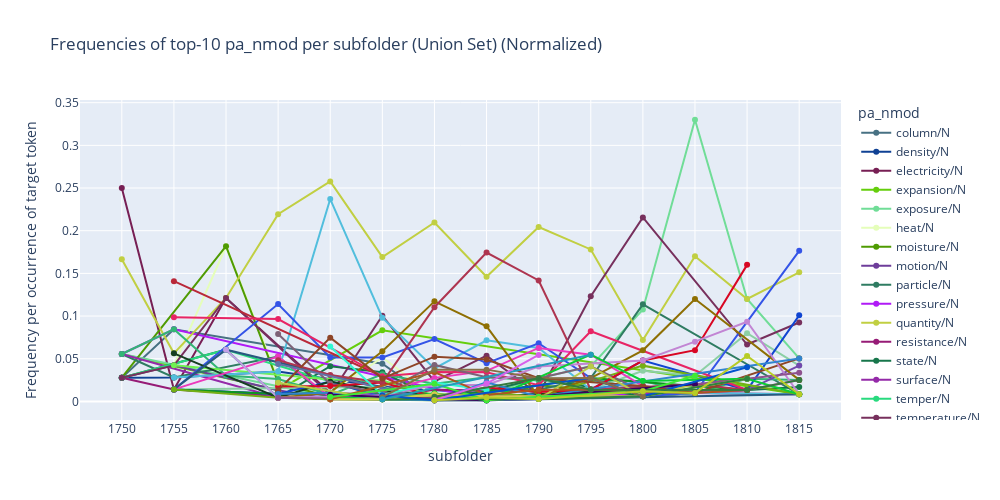

The notebook cell saved with this chart:
### Code cell
# Bar chart (absolute freq)
plot_freq_top_union_sfillers_by_period(slot_df_path, 
                              slot_type=slot_type,
                              top_n=10,
                              normalized=True, # Normalised or Raw count
                              time_col='subfolder',
                              )

### Figure 1 — Plotly figure (JSON) as saved in the notebook; plotly's stock layout.template omitted (floating-point values rounded to 4 significant figures)
{"data": [{"hovertemplate": "pa_nmod=column/N<br>subfolder=%{x}<br>Frequency per occurrence of target token=%{y}<extra></extra>", "legendgroup": "column/N", "line": {"color": "#477183", "dash": "solid"}, "marker": {"symbol": "circle"}, "mode": "lines+markers", "name": "column/N", "orientation": "v", "showlegend": true, "type": "scatter", "x": [1750, 1755, 1775, 1780, 1785, 1790], "xaxis": "x", "y": [0.02778, 0.08451, 0.04412, 0.001379, 0.00149, 0.0109], "yaxis": "y"}, {"hovertemplate": "pa_nmod=density/N<br>subfolder=%{x}<br>Frequency per occurrence of target token=%{y}<extra></extra>", "legendgroup": "density/N", "line": {"color": "#0f4194", "dash": "solid"}, "marker": {"symbol": "circle"}, "mode": "lines+markers", "name": "density/N", "orientation": "v", "showlegend": true, "type": "scatter", "x": [1750, 1755, 1765, 1775, 1790, 1795, 1800], "xaxis": "x", "y": [0.02778, 0.02817, 0.03509, 0.01716, 0.00545, 0.0137, 0.005988], "yaxis": "y"}, {"hovertemplate": "pa_nmod=electricity/N<br>subfolder=%{x}<br>Frequency per occurrence of target token=%{y}<extra></extra>", "legendgroup": "electricity/N", "line": {"color": "#771f54", "dash": "solid"}, "marker": {"symbol": "circle"}, "mode": "lines+markers", "name": "electricity/N", "orientation": "v", "showlegend": true, "type": "scatter", "x": [1750, 1755, 1760, 1770, 1785], "xaxis": "x", "y": [0.25, 0.01408, 0.1212, 0.01031, 0.00149], "yaxis": "y"}, {"hovertemplate": "pa_nmod=expansion/N<br>subfolder=%{x}<br>Frequency per occurrence of target token=%{y}<extra></extra>", "legendgroup": "expansion/N", "line": {"color": "#65ce0c", "dash": "solid"}, "marker": {"symbol": "circle"}, "mode": "lines+markers", "name": "expansion/N", "orientation": "v", "showlegend": true, "type": "scatter", "x": [1750, 1765, 1775, 1815], "xaxis": "x", "y": [0.05556, 0.01316, 0.08333, 0.008403], "yaxis": "y"}, {"hovertemplate": "pa_nmod=exposure/N<br>subfolder=%{x}<br>Frequency per occurrence of target token=%{y}<extra></extra>", "legendgroup": "exposure/N", "line": {"color": "#70dd97", "dash": "solid"}, "marker": {"symbol": "circle"}, "mode": "lines+markers", "name": "exposure/N", "orientation": "v", "showlegend": true, "type": "scatter", "x": [1750, 1770, 1775, 1780, 1785, 1790, 1795, 1800, 1805, 1810, 1815], "xaxis": "x", "y": [0.05556, 0.005155, 0.002451, 0.002759, 0.008942, 0.02725, 0.0411, 0.1078, 0.33, 0.12, 0.05042], "yaxis": "y"}, {"hovertemplate": "pa_nmod=heat/N<br>subfolder=%{x}<br>Frequency per occurrence of target token=%{y}<extra></extra>", "legendgroup": "heat/N", "line": {"color": "#e5feba", "dash": "solid"}, "marker": {"symbol": "circle"}, "mode": "lines+markers", "name": "heat/N", "orientation": "v", "showlegend": true, "type": "scatter", "x": [1750, 1755, 1760, 1765, 1770, 1775, 1780, 1785, 1790, 1815], "xaxis": "x", "y": [0.02778, 0.04225, 0.1818, 0.02632, 0.01031, 0.05147, 0.005517, 0.004471, 0.002725, 0.01681], "yaxis": "y"}, {"hovertemplate": "pa_nmod=moisture/N<br>subfolder=%{x}<br>Frequency per occurrence of target token=%{y}<extra></extra>", "legendgroup": "moisture/N", "line": {"color": "#4f9b02", "dash": "solid"}, "marker": {"symbol": "circle"}, "mode": "lines+markers", "name": "moisture/N", "orientation": "v", "showlegend": true, "type": "scatter", "x": [1750, 1760, 1765, 1770, 1775, 1780, 1785, 1790, 1795], "xaxis": "x", "y": [0.02778, 0.1818, 0.02193, 0.005155, 0.004902, 0.001379, 0.002981, 0.01907, 0.0137], "yaxis": "y"}, {"hovertemplate": "pa_nmod=motion/N<br>subfolder=%{x}<br>Frequency per occurrence of target token=%{y}<extra></extra>", "legendgroup": "motion/N", "line": {"color": "#6e3d9a", "dash": "solid"}, "marker": {"symbol": "circle"}, "mode": "lines+markers", "name": "motion/N", "orientation": "v", "showlegend": true, "type": "scatter", "x": [1750, 1755, 1765, 1770, 1780, 1785, 1790, 1795, 1800], "xaxis": "x", "y": [0.02778, 0.04225, 0.01316, 0.002577, 0.002759, 0.00149, 0.002725, 0.0137, 0.01796], "yaxis": "y"}, {"hovertemplate": "pa_nmod=particle/N<br>subfolder=%{x}<br>Frequency per occurrence of target token=%{y}<extra></extra>", "legendgroup": "particle/N", "line": {"color": "#2f7c62", "dash": "solid"}, "marker": {"symbol": "circle"}, "mode": "lines+markers", "name": "particle/N", "orientation": "v", "showlegend": true, "type": "scatter", "x": [1750, 1755, 1765, 1770, 1775, 1780, 1785, 1790, 1795, 1800, 1815], "xaxis": "x", "y": [0.05556, 0.02817, 0.05263, 0.002577, 0.009804, 0.005517, 0.01192, 0.01362, 0.0274, 0.1138, 0.008403], "yaxis": "y"}, {"hovertemplate": "pa_nmod=pressure/N<br>subfolder=%{x}<br>Frequency per occurrence of target token=%{y}<extra></extra>", "legendgroup": "pressure/N", "line": {"color": "#b01af6", "dash": "solid"}, "marker": {"symbol": "circle"}, "mode": "lines+markers", "name": "pressure/N", "orientation": "v", "showlegend": true, "type": "scatter", "x": [1750, 1755, 1785, 1810], "xaxis": "x", "y": [0.05556, 0.08451, 0.00149, 0.01333], "yaxis": "y"}, {"hovertemplate": "pa_nmod=quantity/N<br>subfolder=%{x}<br>Frequency per occurrence of target token=%{y}<extra></extra>", "legendgroup": "quantity/N", "line": {"color": "#c1cf42", "dash": "solid"}, "marker": {"symbol": "circle"}, "mode": "lines+markers", "name": "quantity/N", "orientation": "v", "showlegend": true, "type": "scatter", "x": [1750, 1755, 1760, 1765, 1770, 1775, 1780, 1785, 1790, 1795, 1800, 1805, 1810, 1815], "xaxis": "x", "y": [0.1667, 0.05634, 0.1212, 0.2193, 0.2577, 0.1691, 0.2097, 0.1461, 0.2044, 0.1781, 0.07186, 0.17, 0.12, 0.1513], "yaxis": "y"}, {"hovertemplate": "pa_nmod=resistance/N<br>subfolder=%{x}<br>Frequency per occurrence of target token=%{y}<extra></extra>", "legendgroup": "resistance/N", "line": {"color": "#961b76", "dash": "solid"}, "marker": {"symbol": "circle"}, "mode": "lines+markers", "name": "resistance/N", "orientation": "v", "showlegend": true, "type": "scatter", "x": [1750, 1755, 1770, 1775, 1780, 1815], "xaxis": "x", "y": [0.02778, 0.01408, 0.002577, 0.004902, 0.01379, 0.008403], "yaxis": "y"}, {"hovertemplate": "pa_nmod=state/N<br>subfolder=%{x}<br>Frequency per occurrence of target token=%{y}<extra></extra>", "legendgroup": "state/N", "line": {"color": "#17764b", "dash": "solid"}, "marker": {"symbol": "circle"}, "mode": "lines+markers", "name": "state/N", "orientation": "v", "showlegend": true, "type": "scatter", "x": [1750, 1760, 1765, 1770, 1775, 1780, 1785, 1790, 1800, 1810, 1815], "xaxis": "x", "y": [0.02778, 0.06061, 0.004386, 0.04124, 0.03431, 0.004138, 0.01192, 0.02725, 0.005988, 0.01333, 0.01681], "yaxis": "y"}, {"hovertemplate": "pa_nmod=surface/N<br>subfolder=%{x}<br>Frequency per occurrence of target token=%{y}<extra></extra>", "legendgroup": "surface/N", "line": {"color": "#942aa8", "dash": "solid"}, "marker": {"symbol": "circle"}, "mode": "lines+markers", "name": "surface/N", "orientation": "v", "showlegend": true, "type": "scatter", "x": [1750, 1765, 1770, 1785], "xaxis": "x", "y": [0.05556, 0.004386, 0.005155, 0.004471], "yaxis": "y"}, {"hovertemplate": "pa_nmod=temper/N<br>subfolder=%{x}<br>Frequency per occurrence of target token=%{y}<extra></extra>", "legendgroup": "temper/N", "line": {"color": "#28da7e", "dash": "solid"}, "marker": {"symbol": "circle"}, "mode": "lines+markers", "name": "temper/N", "orientation": "v", "showlegend": true, "type": "scatter", "x": [1750, 1760, 1775, 1780], "xaxis": "x", "y": [0.02778, 0.06061, 0.004902, 0.006897], "yaxis": "y"}, {"hovertemplate": "pa_nmod=temperature/N<br>subfolder=%{x}<br>Frequency per occurrence of target token=%{y}<extra></extra>", "legendgroup": "temperature/N", "line": {"color": "#77305d", "dash": "solid"}, "marker": {"symbol": "circle"}, "mode": "lines+markers", "name": "temperature/N", "orientation": "v", "showlegend": true, "type": "scatter", "x": [1750, 1755, 1760, 1770, 1775, 1780, 1785, 1790, 1795, 1800, 1810, 1815], "xaxis": "x", "y": [0.02778, 0.04225, 0.1212, 0.007732, 0.1005, 0.02345, 0.05365, 0.008174, 0.1233, 0.2156, 0.06667, 0.09244], "yaxis": "y"}, {"hovertemplate": "pa_nmod=that/P<br>subfolder=%{x}<br>Frequency per occurrence of target token=%{y}<extra></extra>", "legendgroup": "that/P", "line": {"color": "#33b675", "dash": "solid"}, "marker": {"symbol": "circle"}, "mode": "lines+markers", "name": "that/P", "orientation": "v", "showlegend": true, "type": "scatter", "x": [1750, 1755, 1760, 1765, 1770, 1775, 1780, 1785, 1790, 1800, 1805, 1810, 1815], "xaxis": "x", "y": [0.05556, 0.08451, 0.0303, 0.02632, 0.007732, 0.03186, 0.02069, 0.02832, 0.02452, 0.02395, 0.01, 0.02667, 0.02521], "yaxis": "y"}, {"hovertemplate": "pa_nmod=action/N<br>subfolder=%{x}<br>Frequency per occurrence of target token=%{y}<extra></extra>", "legendgroup": "action/N", "line": {"color": "#8cd0a4", "dash": "solid"}, "marker": {"symbol": "circle"}, "mode": "lines+markers", "name": "action/N", "orientation": "v", "showlegend": true, "type": "scatter", "x": [1755, 1775, 1780, 1785, 1790, 1795, 1800, 1805, 1810, 1815], "xaxis": "x", "y": [0.01408, 0.01716, 0.001379, 0.004471, 0.008174, 0.0137, 0.03593, 0.03, 0.08, 0.04202], "yaxis": "y"}, {"hovertemplate": "pa_nmod=circulation/N<br>subfolder=%{x}<br>Frequency per occurrence of target token=%{y}<extra></extra>", "legendgroup": "circulation/N", "line": {"color": "#7248ad", "dash": "solid"}, "marker": {"symbol": "circle"}, "mode": "lines+markers", "name": "circulation/N", "orientation": "v", "showlegend": true, "type": "scatter", "x": [1755, 1765, 1790, 1800, 1810, 1815], "xaxis": "x", "y": [0.01408, 0.008772, 0.00545, 0.005988, 0.01333, 0.04202], "yaxis": "y"}, {"hovertemplate": "pa_nmod=current/N<br>subfolder=%{x}<br>Frequency per occurrence of target token=%{y}<extra></extra>", "legendgroup": "current/N", "line": {"color": "#1045d1", "dash": "solid"}, "marker": {"symbol": "circle"}, "mode": "lines+markers", "name": "current/N", "orientation": "v", "showlegend": true, "type": "scatter", "x": [1755, 1765, 1770, 1775, 1780, 1785, 1790, 1795, 1800, 1810, 1815], "xaxis": "x", "y": [0.01408, 0.008772, 0.0232, 0.004902, 0.004138, 0.005961, 0.008174, 0.0137, 0.0479, 0.01333, 0.1008], "yaxis": "y"}, {"hovertemplate": "pa_nmod=effect/N<br>subfolder=%{x}<br>Frequency per occurrence of target token=%{y}<extra></extra>", "legendgroup": "effect/N", "line": {"color": "#6ff151", "dash": "solid"}, "marker": {"symbol": "circle"}, "mode": "lines+markers", "name": "effect/N", "orientation": "v", "showlegend": true, "type": "scatter", "x": [1755, 1770, 1775, 1780, 1785, 1790, 1795, 1800, 1805], "xaxis": "x", "y": [0.04225, 0.02577, 0.02451, 0.006897, 0.005961, 0.002725, 0.0274, 0.005988, 0.01], "yaxis": "y"}, {"hovertemplate": "pa_nmod=escape/N<br>subfolder=%{x}<br>Frequency per occurrence of target token=%{y}<extra></extra>", "legendgroup": "escape/N", "line": {"color": "#0d961f", "dash": "solid"}, "marker": {"symbol": "circle"}, "mode": "lines+markers", "name": "escape/N", "orientation": "v", "showlegend": true, "type": "scatter", "x": [1755, 1765, 1770, 1775, 1780, 1795, 1810], "xaxis": "x", "y": [0.01408, 0.008772, 0.01031, 0.002451, 0.002759, 0.0274, 0.01333], "yaxis": "y"}, {"hovertemplate": "pa_nmod=kind/N<br>subfolder=%{x}<br>Frequency per occurrence of target token=%{y}<extra></extra>", "legendgroup": "kind/N", "line": {"color": "#51bedd", "dash": "solid"}, "marker": {"symbol": "circle"}, "mode": "lines+markers", "name": "kind/N", "orientation": "v", "showlegend": true, "type": "scatter", "x": [1755, 1765, 1770, 1775, 1780, 1785, 1790, 1795, 1800, 1805, 1815], "xaxis": "x", "y": [0.02817, 0.03509, 0.2371, 0.09804, 0.03862, 0.07154, 0.06267, 0.0137, 0.01198, 0.01, 0.008403], "yaxis": "y"}, {"hovertemplate": "pa_nmod=part/N<br>subfolder=%{x}<br>Frequency per occurrence of target token=%{y}<extra></extra>", "legendgroup": "part/N", "line": {"color": "#3454e7", "dash": "solid"}, "marker": {"symbol": "circle"}, "mode": "lines+markers", "name": "part/N", "orientation": "v", "showlegend": true, "type": "scatter", "x": [1755, 1765, 1770, 1775, 1780, 1785, 1790, 1795, 1800, 1805, 1815], "xaxis": "x", "y": [0.01408, 0.114, 0.05155, 0.05147, 0.0731, 0.04471, 0.06812, 0.0274, 0.005988, 0.01, 0.1765], "yaxis": "y"}, {"hovertemplate": "pa_nmod=property/N<br>subfolder=%{x}<br>Frequency per occurrence of target token=%{y}<extra></extra>", "legendgroup": "property/N", "line": {"color": "#163f22", "dash": "solid"}, "marker": {"symbol": "circle"}, "mode": "lines+markers", "name": "property/N", "orientation": "v", "showlegend": true, "type": "scatter", "x": [1755, 1765, 1770, 1775, 1785, 1790, 1805], "xaxis": "x", "y": [0.05634, 0.004386, 0.0232, 0.01225, 0.004471, 0.008174, 0.02], "yaxis": "y"}, {"hovertemplate": "pa_nmod=proportion/N<br>subfolder=%{x}<br>Frequency per occurrence of target token=%{y}<extra></extra>", "legendgroup": "proportion/N", "line": {"color": "#eb39bc", "dash": "solid"}, "marker": {"symbol": "circle"}, "mode": "lines+markers", "name": "proportion/N", "orientation": "v", "showlegend": true, "type": "scatter", "x": [1755, 1765, 1770, 1775, 1780, 1785, 1790, 1795, 1800, 1805, 1810, 1815], "xaxis": "x", "y": [0.01408, 0.05263, 0.005155, 0.01225, 0.02759, 0.03577, 0.06267, 0.05479, 0.01796, 0.01, 0.01333, 0.02521], "yaxis": "y"}, {"hovertemplate": "pa_nmod=rarefaction/N<br>subfolder=%{x}<br>Frequency per occurrence of target token=%{y}<extra></extra>", "legendgroup": "rarefaction/N", "line": {"color": "#28587f", "dash": "solid"}, "marker": {"symbol": "circle"}, "mode": "lines+markers", "name": "rarefaction/N", "orientation": "v", "showlegend": true, "type": "scatter", "x": [1755, 1760, 1780, 1785, 1815], "xaxis": "x", "y": [0.01408, 0.06061, 0.001379, 0.00149, 0.008403], "yaxis": "y"}, {"hovertemplate": "pa_nmod=shower/N<br>subfolder=%{x}<br>Frequency per occurrence of target token=%{y}<extra></extra>", "legendgroup": "shower/N", "line": {"color": "#b92839", "dash": "solid"}, "marker": {"symbol": "circle"}, "mode": "lines+markers", "name": "shower/N", "orientation": "v", "showlegend": true, "type": "scatter", "x": [1755, 1780], "xaxis": "x", "y": [0.1408, 0.001379], "yaxis": "y"}, {"hovertemplate": "pa_nmod=stream/N<br>subfolder=%{x}<br>Frequency per occurrence of target token=%{y}<extra></extra>", "legendgroup": "stream/N", "line": {"color": "#74af15", "dash": "solid"}, "marker": {"symbol": "circle"}, "mode": "lines+markers", "name": "stream/N", "orientation": "v", "showlegend": true, "type": "scatter", "x": [1755, 1765, 1770, 1780, 1785, 1790, 1800, 1815], "xaxis": "x", "y": [0.01408, 0.004386, 0.002577, 0.001379, 0.01043, 0.00545, 0.04192, 0.008403], "yaxis": "y"}, {"hovertemplate": "pa_nmod=weight/N<br>subfolder=%{x}<br>Frequency per occurrence of target token=%{y}<extra></extra>", "legendgroup": "weight/N", "line": {"color": "#e82565", "dash": "solid"}, "marker": {"symbol": "circle"}, "mode": "lines+markers", "name": "weight/N", "orientation": "v", "showlegend": true, "type": "scatter", "x": [1755, 1765, 1775, 1780, 1785, 1790, 1795, 1810], "xaxis": "x", "y": [0.09859, 0.09649, 0.02941, 0.03448, 0.03428, 0.01907, 0.08219, 0.01333], "yaxis": "y"}, {"hovertemplate": "pa_nmod=thing/N<br>subfolder=%{x}<br>Frequency per occurrence of target token=%{y}<extra></extra>", "legendgroup": "thing/N", "line": {"color": "#c29fe7", "dash": "solid"}, "marker": {"symbol": "circle"}, "mode": "lines+markers", "name": "thing/N", "orientation": "v", "showlegend": true, "type": "scatter", "x": [1760, 1765, 1770, 1780, 1785], "xaxis": "x", "y": [0.06061, 0.004386, 0.005155, 0.002759, 0.00149], "yaxis": "y"}, {"hovertemplate": "pa_nmod=bulk/N<br>subfolder=%{x}<br>Frequency per occurrence of target token=%{y}<extra></extra>", "legendgroup": "bulk/N", "line": {"color": "#7d6277", "dash": "solid"}, "marker": {"symbol": "circle"}, "mode": "lines+markers", "name": "bulk/N", "orientation": "v", "showlegend": true, "type": "scatter", "x": [1765, 1770, 1775, 1780, 1785, 1790, 1795, 1800, 1805], "xaxis": "x", "y": [0.07895, 0.02062, 0.009804, 0.04276, 0.02832, 0.02725, 0.0411, 0.01198, 0.01], "yaxis": "y"}, {"hovertemplate": "pa_nmod=contact/N<br>subfolder=%{x}<br>Frequency per occurrence of target token=%{y}<extra></extra>", "legendgroup": "contact/N", "line": {"color": "#d80623", "dash": "solid"}, "marker": {"symbol": "circle"}, "mode": "lines+markers", "name": "contact/N", "orientation": "v", "showlegend": true, "type": "scatter", "x": [1765, 1770, 1775, 1780, 1785, 1790, 1795, 1800, 1805, 1810], "xaxis": "x", "y": [0.01754, 0.01804, 0.02206, 0.005517, 0.01639, 0.0109, 0.0137, 0.0479, 0.06, 0.16], "yaxis": "y"}, {"hovertemplate": "pa_nmod=inch/N<br>subfolder=%{x}<br>Frequency per occurrence of target token=%{y}<extra></extra>", "legendgroup": "inch/N", "line": {"color": "#8e6f03", "dash": "solid"}, "marker": {"symbol": "circle"}, "mode": "lines+markers", "name": "inch/N", "orientation": "v", "showlegend": true, "type": "scatter", "x": [1765, 1770, 1775, 1780, 1785, 1790, 1795, 1800, 1805, 1815], "xaxis": "x", "y": [0.004386, 0.01031, 0.05882, 0.1172, 0.08793, 0.00545, 0.0274, 0.05988, 0.12, 0.02521], "yaxis": "y"}, {"hovertemplate": "pa_nmod=measure/N<br>subfolder=%{x}<br>Frequency per occurrence of target token=%{y}<extra></extra>", "legendgroup": "measure/N", "line": {"color": "#ae3550", "dash": "solid"}, "marker": {"symbol": "circle"}, "mode": "lines+markers", "name": "measure/N", "orientation": "v", "showlegend": true, "type": "scatter", "x": [1765, 1770, 1775, 1780, 1785, 1790, 1795, 1805, 1810], "xaxis": "x", "y": [0.04825, 0.03093, 0.02206, 0.1103, 0.1744, 0.1417, 0.0137, 0.02, 0.01333], "yaxis": "y"}, {"hovertemplate": "pa_nmod=mixture/N<br>subfolder=%{x}<br>Frequency per occurrence of target token=%{y}<extra></extra>", "legendgroup": "mixture/N", "line": {"color": "#8e4527", "dash": "solid"}, "marker": {"symbol": "circle"}, "mode": "lines+markers", "name": "mixture/N", "orientation": "v", "showlegend": true, "type": "scatter", "x": [1765, 1770, 1775, 1780, 1785, 1790, 1800, 1805, 1815], "xaxis": "x", "y": [0.01316, 0.07474, 0.02696, 0.05241, 0.04918, 0.02725, 0.01796, 0.01, 0.05042], "yaxis": "y"}, {"hovertemplate": "pa_nmod=portion/N<br>subfolder=%{x}<br>Frequency per occurrence of target token=%{y}<extra></extra>", "legendgroup": "portion/N", "line": {"color": "#c285d4", "dash": "solid"}, "marker": {"symbol": "circle"}, "mode": "lines+markers", "name": "portion/N", "orientation": "v", "showlegend": true, "type": "scatter", "x": [1765, 1770, 1775, 1780, 1785, 1790, 1800, 1805, 1810, 1815], "xaxis": "x", "y": [0.004386, 0.005155, 0.007353, 0.01931, 0.01937, 0.04087, 0.0479, 0.07, 0.09333, 0.008403], "yaxis": "y"}, {"hovertemplate": "pa_nmod=power/N<br>subfolder=%{x}<br>Frequency per occurrence of target token=%{y}<extra></extra>", "legendgroup": "power/N", "line": {"color": "#3184cf", "dash": "solid"}, "marker": {"symbol": "circle"}, "mode": "lines+markers", "name": "power/N", "orientation": "v", "showlegend": true, "type": "scatter", "x": [1765, 1770, 1775, 1780, 1785, 1790, 1815], "xaxis": "x", "y": [0.008772, 0.01031, 0.002451, 0.001379, 0.02235, 0.00545, 0.05042], "yaxis": "y"}, {"hovertemplate": "pa_nmod=sort/N<br>subfolder=%{x}<br>Frequency per occurrence of target token=%{y}<extra></extra>", "legendgroup": "sort/N", "line": {"color": "#6273a6", "dash": "solid"}, "marker": {"symbol": "circle"}, "mode": "lines+markers", "name": "sort/N", "orientation": "v", "showlegend": true, "type": "scatter", "x": [1765, 1780, 1790], "xaxis": "x", "y": [0.04386, 0.001379, 0.002725], "yaxis": "y"}, {"hovertemplate": "pa_nmod=volume/N<br>subfolder=%{x}<br>Frequency per occurrence of target token=%{y}<extra></extra>", "legendgroup": "volume/N", "line": {"color": "#8e528e", "dash": "solid"}, "marker": {"symbol": "circle"}, "mode": "lines+markers", "name": "volume/N", "orientation": "v", "showlegend": true, "type": "scatter", "x": [1765, 1775, 1780, 1785, 1790, 1805, 1810, 1815], "xaxis": "x", "y": [0.004386, 0.002451, 0.004138, 0.005961, 0.00545, 0.02, 0.02667, 0.03361], "yaxis": "y"}, {"hovertemplate": "pa_nmod=whole/N<br>subfolder=%{x}<br>Frequency per occurrence of target token=%{y}<extra></extra>", "legendgroup": "whole/N", "line": {"color": "#bacb48", "dash": "solid"}, "marker": {"symbol": "circle"}, "mode": "lines+markers", "name": "whole/N", "orientation": "v", "showlegend": true, "type": "scatter", "x": [1765, 1775, 1780, 1785, 1790, 1795, 1800, 1805], "xaxis": "x", "y": [0.02193, 0.002451, 0.006897, 0.002981, 0.002725, 0.0411, 0.005988, 0.02], "yaxis": "y"}, {"hovertemplate": "pa_nmod=absorption/N<br>subfolder=%{x}<br>Frequency per occurrence of target token=%{y}<extra></extra>", "legendgroup": "absorption/N", "line": {"color": "#390062", "dash": "solid"}, "marker": {"symbol": "circle"}, "mode": "lines+markers", "name": "absorption/N", "orientation": "v", "showlegend": true, "type": "scatter", "x": [1770, 1775, 1780, 1785, 1805], "xaxis": "x", "y": [0.007732, 0.004902, 0.002759, 0.00149, 0.02], "yaxis": "y"}, {"hovertemplate": "pa_nmod=access/N<br>subfolder=%{x}<br>Frequency per occurrence of target token=%{y}<extra></extra>", "legendgroup": "access/N", "line": {"color": "#0cce35", "dash": "solid"}, "marker": {"symbol": "circle"}, "mode": "lines+markers", "name": "access/N", "orientation": "v", "showlegend": true, "type": "scatter", "x": [1770, 1775, 1780, 1785, 1795, 1800, 1810, 1815], "xaxis": "x", "y": [0.005155, 0.002451, 0.009655, 0.00149, 0.05479, 0.02395, 0.02667, 0.008403], "yaxis": "y"}, {"hovertemplate": "pa_nmod=diminution/N<br>subfolder=%{x}<br>Frequency per occurrence of target token=%{y}<extra></extra>", "legendgroup": "diminution/N", "line": {"color": "#2ff8d2", "dash": "solid"}, "marker": {"symbol": "circle"}, "mode": "lines+markers", "name": "diminution/N", "orientation": "v", "showlegend": true, "type": "scatter", "x": [1770, 1775, 1780, 1785], "xaxis": "x", "y": [0.06443, 0.007353, 0.02207, 0.01341], "yaxis": "y"}, {"hovertemplate": "pa_nmod=explosion/N<br>subfolder=%{x}<br>Frequency per occurrence of target token=%{y}<extra></extra>", "legendgroup": "explosion/N", "line": {"color": "#d6cb4d", "dash": "solid"}, "marker": {"symbol": "circle"}, "mode": "lines+markers", "name": "explosion/N", "orientation": "v", "showlegend": true, "type": "scatter", "x": [1770, 1775, 1780, 1785, 1800, 1810], "xaxis": "x", "y": [0.002577, 0.002451, 0.008276, 0.005961, 0.005988, 0.02667], "yaxis": "y"}, {"hovertemplate": "pa_nmod=one/N<br>subfolder=%{x}<br>Frequency per occurrence of target token=%{y}<extra></extra>", "legendgroup": "one/N", "line": {"color": "#ac561e", "dash": "solid"}, "marker": {"symbol": "circle"}, "mode": "lines+markers", "name": "one/N", "orientation": "v", "showlegend": true, "type": "scatter", "x": [1770, 1780, 1785, 1790, 1795, 1805, 1810], "xaxis": "x", "y": [0.002577, 0.03448, 0.007452, 0.01362, 0.0137, 0.01, 0.01333], "yaxis": "y"}, {"hovertemplate": "pa_nmod=purity/N<br>subfolder=%{x}<br>Frequency per occurrence of target token=%{y}<extra></extra>", "legendgroup": "purity/N", "line": {"color": "#3fe936", "dash": "solid"}, "marker": {"symbol": "circle"}, "mode": "lines+markers", "name": "purity/N", "orientation": "v", "showlegend": true, "type": "scatter", "x": [1770, 1780, 1785, 1790, 1800, 1805], "xaxis": "x", "y": [0.005155, 0.02069, 0.00149, 0.00545, 0.01198, 0.03], "yaxis": "y"}, {"hovertemplate": "pa_nmod=consequence/N<br>subfolder=%{x}<br>Frequency per occurrence of target token=%{y}<extra></extra>", "legendgroup": "consequence/N", "line": {"color": "#2c833f", "dash": "solid"}, "marker": {"symbol": "circle"}, "mode": "lines+markers", "name": "consequence/N", "orientation": "v", "showlegend": true, "type": "scatter", "x": [1775, 1790, 1800, 1810], "xaxis": "x", "y": [0.002451, 0.002725, 0.005988, 0.02667], "yaxis": "y"}, {"hovertemplate": "pa_nmod=influence/N<br>subfolder=%{x}<br>Frequency per occurrence of target token=%{y}<extra></extra>", "legendgroup": "influence/N", "line": {"color": "#0353ce", "dash": "solid"}, "marker": {"symbol": "circle"}, "mode": "lines+markers", "name": "influence/N", "orientation": "v", "showlegend": true, "type": "scatter", "x": [1775, 1780, 1795, 1800, 1810], "xaxis": "x", "y": [0.007353, 0.001379, 0.0274, 0.005988, 0.04], "yaxis": "y"}, {"hovertemplate": "pa_nmod=production/N<br>subfolder=%{x}<br>Frequency per occurrence of target token=%{y}<extra></extra>", "legendgroup": "production/N", "line": {"color": "#876f47", "dash": "solid"}, "marker": {"symbol": "circle"}, "mode": "lines+markers", "name": "production/N", "orientation": "v", "showlegend": true, "type": "scatter", "x": [1775, 1780, 1785, 1790, 1795, 1800], "xaxis": "x", "y": [0.004902, 0.03724, 0.03726, 0.02725, 0.0274, 0.005988], "yaxis": "y"}, {"hovertemplate": "pa_nmod=sphere/N<br>subfolder=%{x}<br>Frequency per occurrence of target token=%{y}<extra></extra>", "legendgroup": "sphere/N", "line": {"color": "#239cbb", "dash": "solid"}, "marker": {"symbol": "circle"}, "mode": "lines+markers", "name": "sphere/N", "orientation": "v", "showlegend": true, "type": "scatter", "x": [1775, 1795], "xaxis": "x", "y": [0.002451, 0.05479], "yaxis": "y"}, {"hovertemplate": "pa_nmod=combustion/N<br>subfolder=%{x}<br>Frequency per occurrence of target token=%{y}<extra></extra>", "legendgroup": "combustion/N", "line": {"color": "#347a3f", "dash": "solid"}, "marker": {"symbol": "circle"}, "mode": "lines+markers", "name": "combustion/N", "orientation": "v", "showlegend": true, "type": "scatter", "x": [1780, 1790, 1795, 1810, 1815], "xaxis": "x", "y": [0.005517, 0.02725, 0.0137, 0.01333, 0.02521], "yaxis": "y"}, {"hovertemplate": "pa_nmod=marry/N<br>subfolder=%{x}<br>Frequency per occurrence of target token=%{y}<extra></extra>", "legendgroup": "marry/N", "line": {"color": "#d860ea", "dash": "solid"}, "marker": {"symbol": "circle"}, "mode": "lines+markers", "name": "marry/N", "orientation": "v", "showlegend": true, "type": "scatter", "x": [1780, 1785, 1790], "xaxis": "x", "y": [0.001379, 0.02086, 0.0545], "yaxis": "y"}, {"hovertemplate": "pa_nmod=presence/N<br>subfolder=%{x}<br>Frequency per occurrence of target token=%{y}<extra></extra>", "legendgroup": "presence/N", "line": {"color": "#b7cc25", "dash": "solid"}, "marker": {"symbol": "circle"}, "mode": "lines+markers", "name": "presence/N", "orientation": "v", "showlegend": true, "type": "scatter", "x": [1780, 1785, 1790, 1800, 1805, 1810, 1815], "xaxis": "x", "y": [0.001379, 0.004471, 0.002725, 0.01198, 0.01, 0.05333, 0.008403], "yaxis": "y"}], "layout": {"height": 500, "hovermode": "x unified", "legend": {"title": {"text": "pa_nmod"}, "tracegroupgap": 0}, "title": {"text": "Frequencies of top-10 pa_nmod per subfolder (Union Set) (Normalized)"}, "width": 1000, "xaxis": {"anchor": "y", "domain": [0, 1], "tickmode": "array", "ticktext": [1750, 1755, 1760, 1765, 1770, 1775, 1780, 1785, 1790, 1795, 1800, 1805, 1810, 1815], "tickvals": [1750, 1755, 1760, 1765, 1770, 1775, 1780, 1785, 1790, 1795, 1800, 1805, 1810, 1815], "title": {"text": "subfolder"}}, "yaxis": {"anchor": "x", "domain": [0, 1], "title": {"text": "Frequency per occurrence of target token"}}}}
